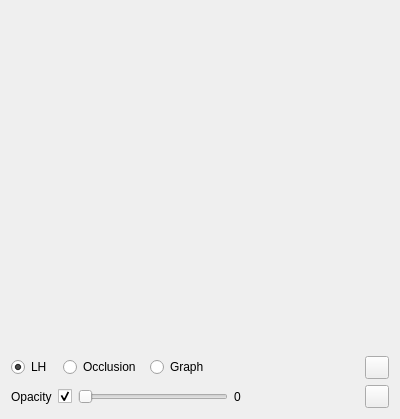
<?xml version="1.0" encoding="UTF-8"?>
<!--
****************************************************************************
**                                                                        **
**  Blaze - a volume rendering and analytics program                      **
**  Copyright (C) 2016-2018 Graphics Research Group, IIIT Delhi           **
**                                                                        **
**  This program is free software: you can redistribute it and/or modify  **
**  it under the terms of the GNU General Public License as published by  **
**  the Free Software Foundation, either version 3 of the License, or     **
**  (at your option) any later version.                                   **
**                                                                        **
**  This program is distributed in the hope that it will be useful,       **
**  but WITHOUT ANY WARRANTY; without even the implied warranty of        **
**  MERCHANTABILITY or FITNESS FOR A PARTICULAR PURPOSE.  See the         **
**  GNU General Public License for more details.                          **
**                                                                        **
**  You should have received a copy of the GNU General Public License     **
**  along with this program.  If not, see http://www.gnu.org/licenses/.   **
**                                                                        **
****************************************************************************
**           Author: Ojaswa Sharma                                        **
**           E-mail: ojaswa@iiitd.ac.in                                   **
**           Date  : 14.12.2016                                           **
****************************************************************************
-->
<ui version="4.0">
 <class>Dialog2DTransferFunction</class>
 <widget class="QDialog" name="Dialog2DTransferFunction">
  <property name="geometry">
   <rect>
    <x>0</x>
    <y>0</y>
    <width>400</width>
    <height>419</height>
   </rect>
  </property>
  <property name="windowTitle">
   <string>2D Transfer Function</string>
  </property>
  <layout class="QGridLayout" name="gridLayout">
   <item row="2" column="4">
    <spacer name="horizontalSpacer_2">
     <property name="orientation">
      <enum>Qt::Horizontal</enum>
     </property>
     <property name="sizeHint" stdset="0">
      <size>
       <width>75</width>
       <height>17</height>
      </size>
     </property>
    </spacer>
   </item>
   <item row="1" column="1">
    <widget class="QRadioButton" name="radioButton_Occlusion">
     <property name="enabled">
      <bool>true</bool>
     </property>
     <property name="sizePolicy">
      <sizepolicy hsizetype="Minimum" vsizetype="Fixed">
       <horstretch>0</horstretch>
       <verstretch>0</verstretch>
      </sizepolicy>
     </property>
     <property name="text">
      <string>Occlusion </string>
     </property>
    </widget>
   </item>
   <item row="1" column="2" colspan="2">
    <widget class="QRadioButton" name="radioButton_Graph">
     <property name="enabled">
      <bool>true</bool>
     </property>
     <property name="sizePolicy">
      <sizepolicy hsizetype="Minimum" vsizetype="Fixed">
       <horstretch>0</horstretch>
       <verstretch>0</verstretch>
      </sizepolicy>
     </property>
     <property name="text">
      <string>Graph</string>
     </property>
    </widget>
   </item>
   <item row="1" column="5">
    <widget class="QToolButton" name="screenshotToolButton">
     <property name="toolTip">
      <string>Save plot to file</string>
     </property>
     <property name="text">
      <string/>
     </property>
     <property name="icon">
      <iconset resource="../../res/icons.qrc">
       <normaloff>:/icons/screenshot.png</normaloff>:/icons/screenshot.png</iconset>
     </property>
    </widget>
   </item>
   <item row="1" column="0">
    <widget class="QRadioButton" name="radioButton_LH">
     <property name="enabled">
      <bool>true</bool>
     </property>
     <property name="sizePolicy">
      <sizepolicy hsizetype="Minimum" vsizetype="Fixed">
       <horstretch>0</horstretch>
       <verstretch>0</verstretch>
      </sizepolicy>
     </property>
     <property name="text">
      <string>LH</string>
     </property>
     <property name="checked">
      <bool>true</bool>
     </property>
    </widget>
   </item>
   <item row="1" column="4">
    <spacer name="horizontalSpacer">
     <property name="orientation">
      <enum>Qt::Horizontal</enum>
     </property>
     <property name="sizeHint" stdset="0">
      <size>
       <width>82</width>
       <height>17</height>
      </size>
     </property>
    </spacer>
   </item>
   <item row="0" column="0" colspan="6">
    <widget class="QStackedWidget" name="stackedWidget">
     <property name="sizePolicy">
      <sizepolicy hsizetype="Expanding" vsizetype="Expanding">
       <horstretch>0</horstretch>
       <verstretch>0</verstretch>
      </sizepolicy>
     </property>
     <property name="currentIndex">
      <number>0</number>
     </property>
     <widget class="QCustomPlot" name="customPlot">
      <layout class="QGridLayout" name="gridLayout_2"/>
     </widget>
     <widget class="GraphWidget" name="graphWidget"/>
    </widget>
   </item>
   <item row="2" column="5">
    <widget class="QToolButton" name="renderUpdateToolButton">
     <property name="toolTip">
      <string>Update volume display</string>
     </property>
     <property name="text">
      <string/>
     </property>
     <property name="icon">
      <iconset resource="../../res/icons.qrc">
       <normaloff>:/icons/update.png</normaloff>:/icons/update.png</iconset>
     </property>
    </widget>
   </item>
   <item row="2" column="0" colspan="4">
    <layout class="QHBoxLayout" name="horizontalLayout">
     <item>
      <widget class="QLabel" name="opacityLabel">
       <property name="text">
        <string>Opacity</string>
       </property>
      </widget>
     </item>
     <item>
      <widget class="QCheckBox" name="opacityCheckBox">
       <property name="autoFillBackground">
        <bool>false</bool>
       </property>
       <property name="text">
        <string/>
       </property>
       <property name="checked">
        <bool>true</bool>
       </property>
      </widget>
     </item>
     <item>
      <widget class="QSlider" name="opacityHorizontalSlider">
       <property name="sizePolicy">
        <sizepolicy hsizetype="Expanding" vsizetype="Fixed">
         <horstretch>0</horstretch>
         <verstretch>0</verstretch>
        </sizepolicy>
       </property>
       <property name="minimumSize">
        <size>
         <width>150</width>
         <height>0</height>
        </size>
       </property>
       <property name="toolTipDuration">
        <number>1</number>
       </property>
       <property name="maximum">
        <number>255</number>
       </property>
       <property name="orientation">
        <enum>Qt::Horizontal</enum>
       </property>
      </widget>
     </item>
     <item>
      <widget class="QLabel" name="opacityValueLabel">
       <property name="text">
        <string>0</string>
       </property>
       <property name="textFormat">
        <enum>Qt::PlainText</enum>
       </property>
      </widget>
     </item>
    </layout>
   </item>
  </layout>
 </widget>
 <customwidgets>
  <customwidget>
   <class>QCustomPlot</class>
   <extends>QWidget</extends>
   <header>depends/qcustomplot/qcustomplot.h</header>
   <container>1</container>
  </customwidget>
  <customwidget>
   <class>GraphWidget</class>
   <extends>QWidget</extends>
   <header>ui/graphwidget.h</header>
   <container>1</container>
  </customwidget>
 </customwidgets>
 <resources>
  <include location="../../res/icons.qrc"/>
 </resources>
 <connections/>
</ui>
